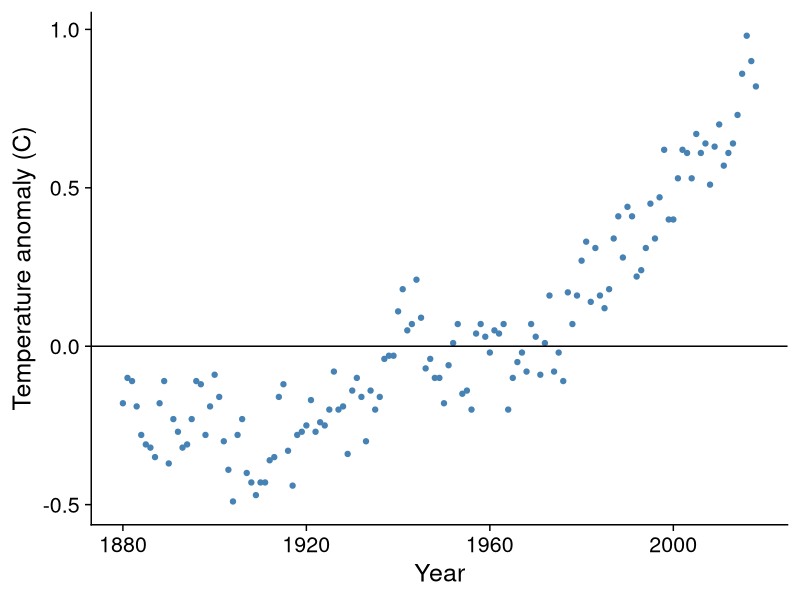
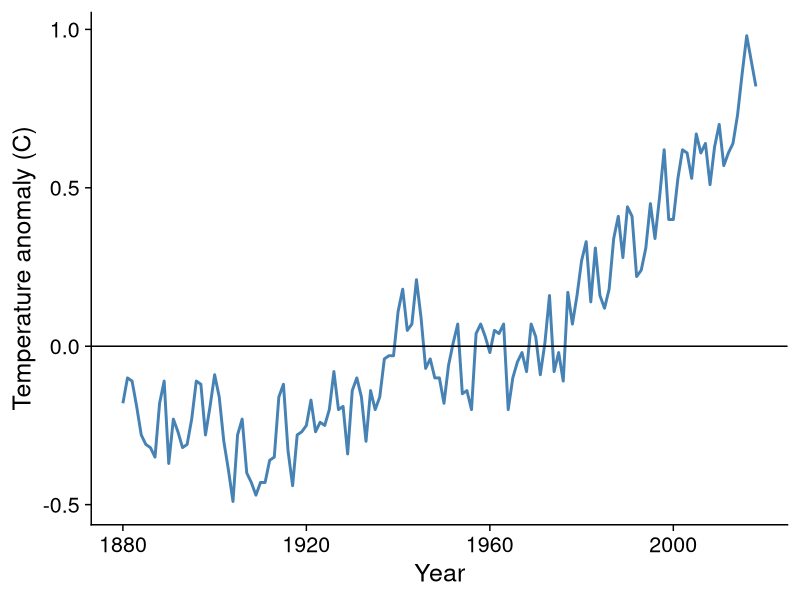
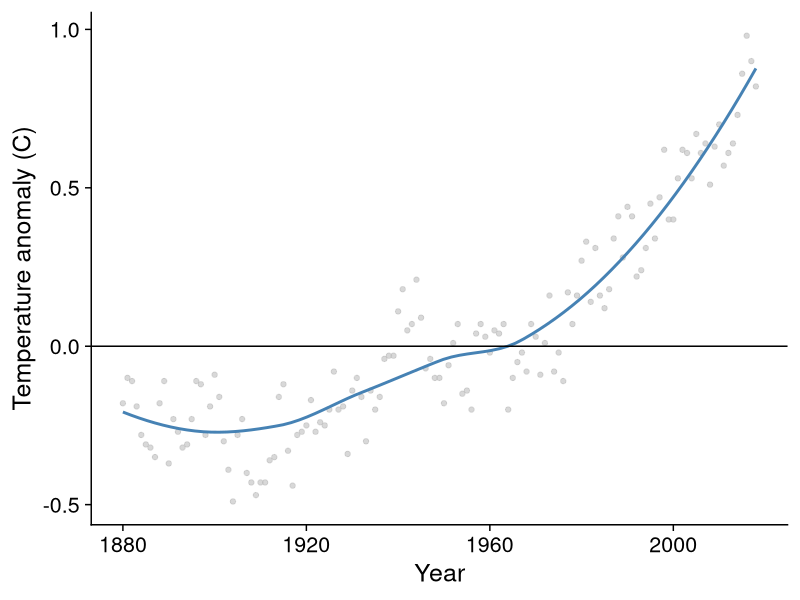
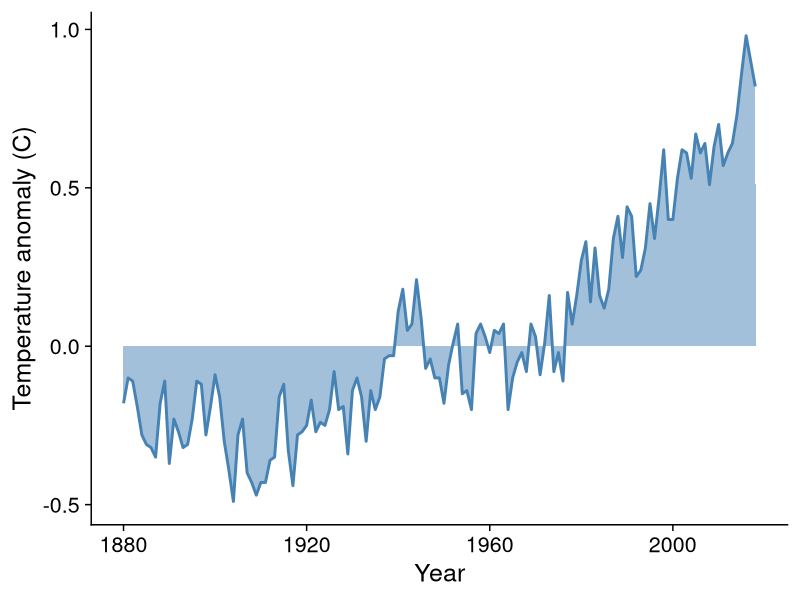

Write R code to recreate these figures, in order. (Note: this script raises an error after producing the figures.)
## ---- chunk 1
# install.packages('viridis')
# install.packages('gganimate')
library(knitr)
library(cowplot)
library(tidyverse)
library(viridis)
library(ggrepel)
library(gganimate)
library(here)

knitr::opts_chunk$set(
    warning = FALSE,
    message = FALSE,
    fig.path = "figs/",
    fig.width = 7.252,
    fig.height = 4,
    comment = "#>",
    fig.retina = 3
)
dplyr.width = Inf

# Load all the data sets:
global_temps <- read_csv(here::here('data', 'nasa_global_temps.csv'))
us_covid     <- read_csv(here::here('data', 'us_covid.csv'))
## ---- chunk 2
ggplot(global_temps, aes(x = year, y = meanTemp)) +
    geom_point(color = 'steelblue', size = 1.5) +
    # Add a reference line at 0
    geom_hline(yintercept = 0) +
    theme_half_open(font_size = 18) +
    labs(x = 'Year',
         y = 'Temperature anomaly (C)')
## ---- chunk 3
ggplot(global_temps, aes(x = year, y = meanTemp)) +
    geom_line(color = 'steelblue', size = 1) +
    # Add a reference line at 0
    geom_hline(yintercept = 0) +
    theme_half_open(font_size = 18) +
    labs(x = 'Year',
         y = 'Temperature anomaly (C)')
## ---- chunk 4
ggplot(global_temps, aes(x = year, y = meanTemp)) +
    geom_point(color = 'grey', size = 1.5, alpha = 0.6) +
    geom_smooth(color = 'steelblue', size = 1, se = FALSE) +
    # Add a reference line at 0
    geom_hline(yintercept = 0) +
    theme_half_open(font_size = 18) +
    labs(x = 'Year',
         y = 'Temperature anomaly (C)')
## ---- chunk 5
ggplot(global_temps, aes(x = year, y = meanTemp)) +
    geom_area(fill = 'steelblue', alpha = 0.5) +
    geom_line(color = 'steelblue', size = 1) +
    theme_half_open(font_size = 18) +
    labs(x = 'Year',
         y = 'Temperature anomaly (C)')
## ---- chunk 6
plot <- ggplot(global_temps, aes(x = year, y = meanTemp)) +
    geom_point(color = 'steelblue', size = 1.5) +
    # Add a reference line at 0
    geom_hline(yintercept = 0) +
    theme_half_open(font_size = 16) +
    labs(x = 'Year',
         y = 'Temperature anomaly (C)') 

plot_anim <- plot +
    transition_reveal(year) + 
    # Leave a trail of the points 
    shadow_trail(0.01)

animate(plot_anim, end_pause = 10, duration = 8,
        width = 600, height = 500, res = 75)
## ---- chunk 7
plot <- ggplot(global_temps, aes(x = year, y = meanTemp)) +
    geom_line(color = 'steelblue', size = 1) +
    # Add a reference line at 0
    geom_hline(yintercept = 0) +
    theme_half_open(font_size = 18) +
    labs(x = 'Year',
         y = 'Temperature anomaly (C)')

plot_anim <- plot +
    transition_reveal(year) 

animate(plot_anim, end_pause = 10, duration = 8,
        width = 600, height = 500, res = 75)
## ---- chunk 8
plot <- ggplot(global_temps, aes(x = year, y = meanTemp)) +
    geom_area(fill = 'steelblue', alpha = 0.5) +
    geom_line(color = 'steelblue', size = 1) +
    theme_half_open(font_size = 18) +
    labs(x = 'Year',
         y = 'Temperature anomaly (C)')

plot_anim <- plot +
    transition_reveal(year) 

animate(plot_anim, end_pause = 10, duration = 8,
        width = 600, height = 500, res = 75)
## ---- chunk 9
us_covid_ca_ny <- us_covid %>% 
  mutate(cases_daily = cases_daily / 10^3) %>% 
  filter(state %in% c("California", "New York"))

ggplot(us_covid_ca_ny,
       aes(x = day, y = cases_daily)) +
  geom_line(
    aes(group = state, color = state)) +
  geom_text_repel(
    data = us_covid_ca_ny %>% 
      filter(day == max(day)),
    aes(label = state, color = state),
    size = 5, direction = "y", hjust = 0, nudge_x = 5,
    segment.color = NA
  ) +
  scale_x_continuous(
    breaks = seq(0, 400, 100),
    expand = expansion(add = c(0, 50))) +
  scale_color_manual(values = c("red", "blue")) +
  theme_minimal_grid(font_size = 18) +
  theme(legend.position = "none") +
  labs(
    x = "Number of days into pandemic", 
    y = 'Number of daily cases (1,000s)',
    title = 'Number of daily U.S. COVID19 cases in NY & CA')
## ---- chunk 10
us_covid %>% 
  mutate(
    cases_daily = cases_daily / 10^3,
    state = fct_reorder(state, -cases_daily)) %>% 
  ggplot(aes(x = day, y = cases_daily)) +
  geom_line(aes(group = state)) +
  facet_wrap(vars(state)) +
  theme_minimal_hgrid(font_size = 16) +
  theme(legend.position = "none") +
  labs(
    x = "Number of days into pandemic", 
    y = 'Number of daily cases (1,000s)',
    title = 'Number of daily U.S. COVID19 cases by state')
## ---- chunk 11
us_covid %>% 
  mutate(
    state = fct_other(state, keep = c(
      "California", "New York")),
    state = fct_relevel(state, c(
      "Other", "California", "New York"
    ))) %>% 
  group_by(day, state) %>% 
  summarise(deaths_daily = sum(deaths_daily)) %>% 
  ggplot(
  aes(x = day, y = deaths_daily, fill = state)) +
  geom_area(alpha = 0.5) +
  scale_fill_manual(values = c("grey", "red", "blue")) +
  scale_y_continuous(
    expand = expansion(mult = c(0, 0.05))) +
  theme_half_open(font_size = 18) +
  labs(
    x = "Number of days into pandemic", 
    y = 'Number of daily deaths',
    fill = "State",
    title = 'Number of daily U.S. COVID19 deaths')
## ---- chunk 12
us_covid %>% 
    mutate(state = fct_reorder(state, cases_daily)) %>% 
    ggplot() +
    geom_tile(
      aes(x = day, y = state, fill = cases_daily),
      color = 'grey80') +
    scale_x_continuous(expand = c(0, 0)) +
    scale_fill_viridis(
      option = 'inferno', direction = -1, 
      trans = 'sqrt') +
    guides(fill = guide_colorbar(
      title.position = 'top', 
      barwidth = 15)) +
    theme_minimal() +
    theme(
      panel.grid = element_blank(),
      legend.position = 'bottom',
      text = element_text(size = 10)) +
    labs(
        x = "Number of days into pandemic", 
        y = NULL, 
        fill = 'Number of daily cases',
        title = 'Number of daily U.S. COVID19 cases in each state')
